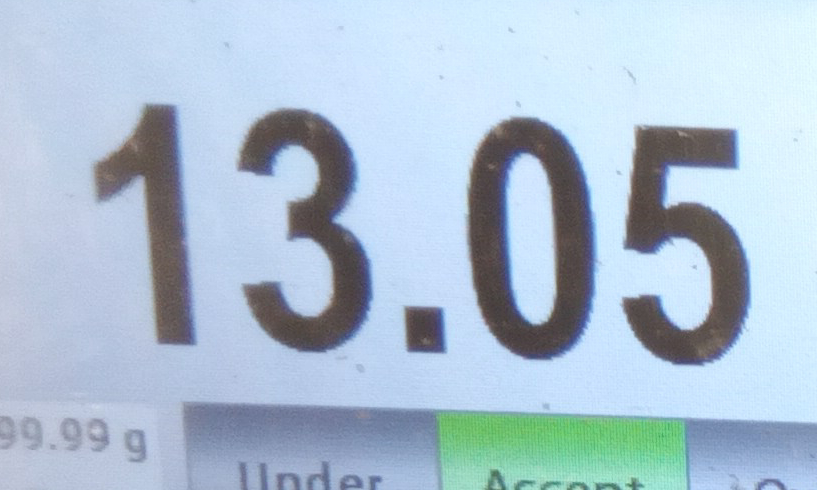
#> input picture miscellaneous_research_attempts/fourier_opencv_example/sipaimages/test/10.jpg, 817 x 490 px; its folder holds only this picture in this run
$ jupyter execute fourier_opencv_test.ipynb
#> lines starting #> are read from the running program, lines starting #| are printed output that depends on the picture
[cell 1]
import cv2
import numpy as  np
import glob
from matplotlib import pyplot as plt

[cell 2]
# Function to show an image using pyplot
def show_img(img, size=12):
  fig = plt.gcf()
  fig.set_size_inches(size, size)
  plt.axis("off")
  # plt.imshow(cv2.cvtColor(img, cv2.COLOR_BGR2RGB))
  plt.imshow(img)
  plt.show()

[cell 3]
# list_images = glob.iglob("./letters/*")
list_images = glob.iglob("./sipaimages/test/*")

[cell 4]
for image_title in list_images:
    print(image_title)
    img = cv2.imread(image_title, cv2.IMREAD_GRAYSCALE)
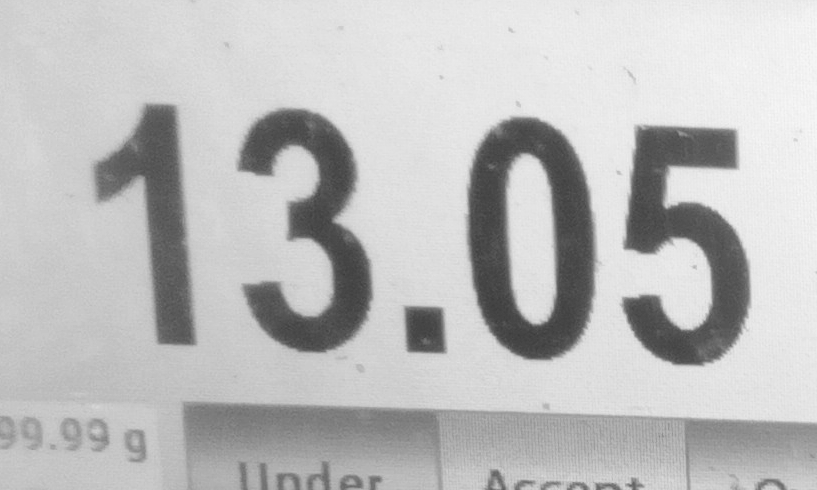
#> img: shape (490, 817); min 59, max 249, mean 189.4
    f = np.fft.fft2(img)
    fshift = np.fft.fftshift(f)
    magnitude_spectrum = 20*np.log(np.abs(fshift))
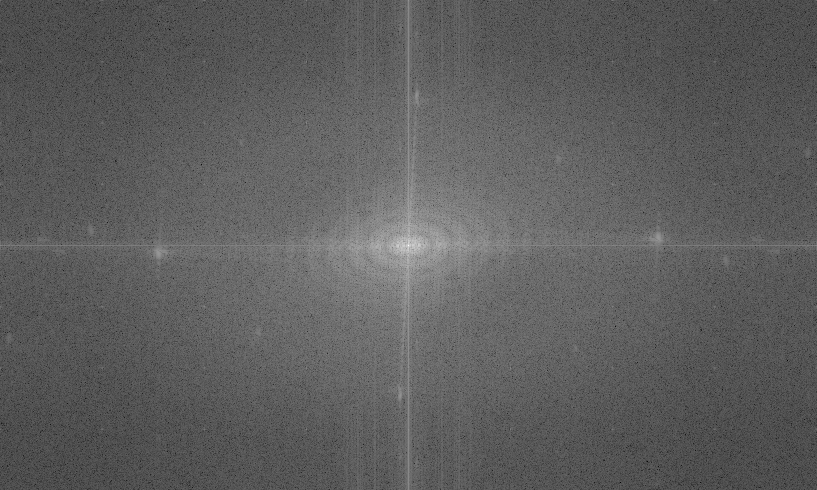
#> magnitude_spectrum: shape (490, 817) float64; min 5.67, max 362.9, mean 137.3; drawn with min black and max white
    magnitude_spectrum = np.asarray(magnitude_spectrum, dtype=np.uint8)
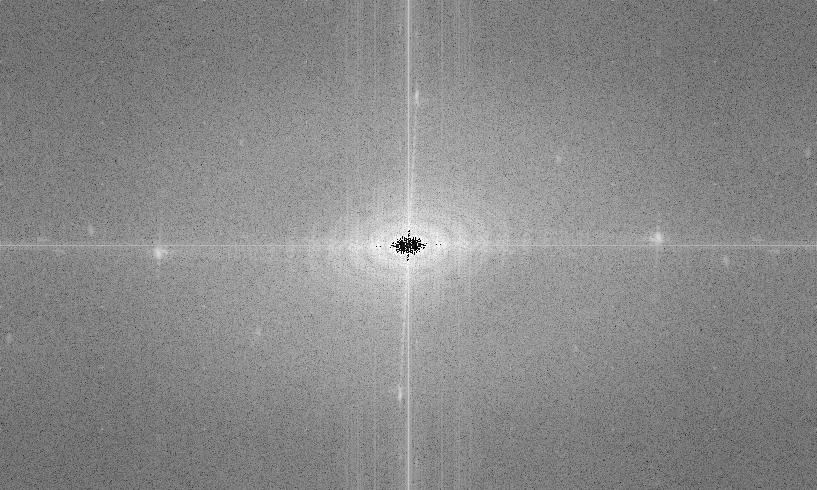
#> magnitude_spectrum: shape (490, 817); min 0, max 255, mean 136.6
    img_and_magnitude = np.concatenate((img, magnitude_spectrum), axis=1)
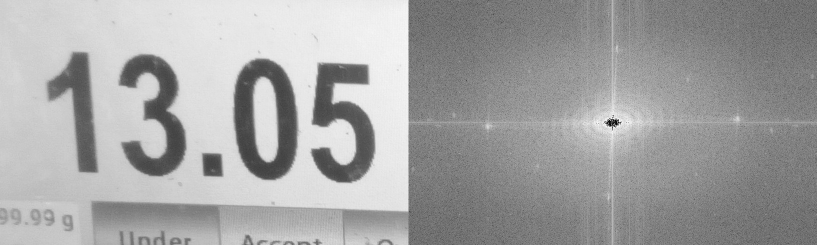
#> img_and_magnitude: shape (490, 1634) (shown at 1/2 size); min 0, max 255, mean 163

    show_img(img_and_magnitude, 5)

$ run again, on miscellaneous_research_attempts/fourier_opencv_example/sipaimages/test/26.jpg
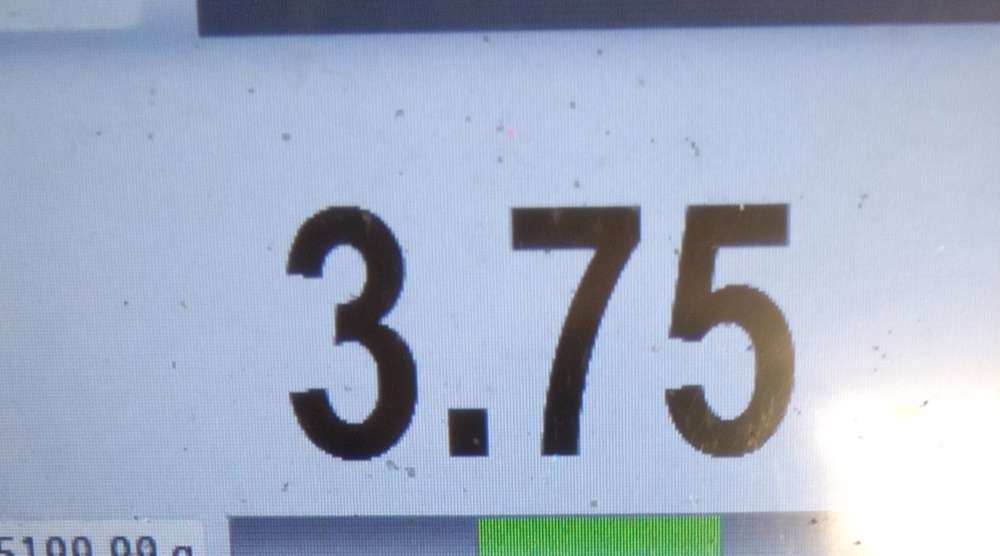
#> input picture miscellaneous_research_attempts/fourier_opencv_example/sipaimages/test/26.jpg, 1000 x 556 px, shrunk from 1468 x 816 before the run
#> `magnitude_spectrum = np.asarray(magnitude_spectrum, dtype=np.uint8)`:
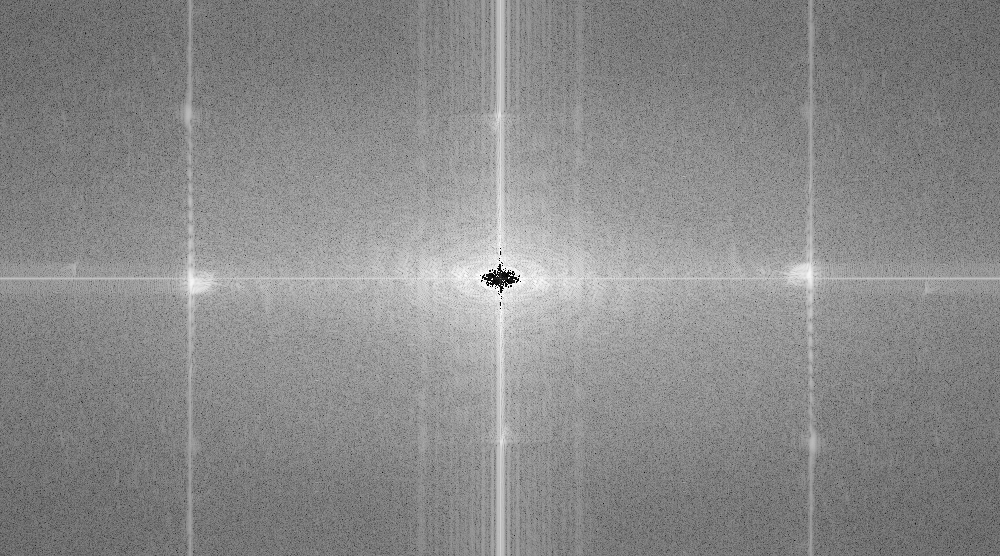
#> magnitude_spectrum: shape (556, 1000); min 0, max 255, mean 137.8
#> `img_and_magnitude = np.concatenate((img, magnitude_spectrum), axis=1)`:
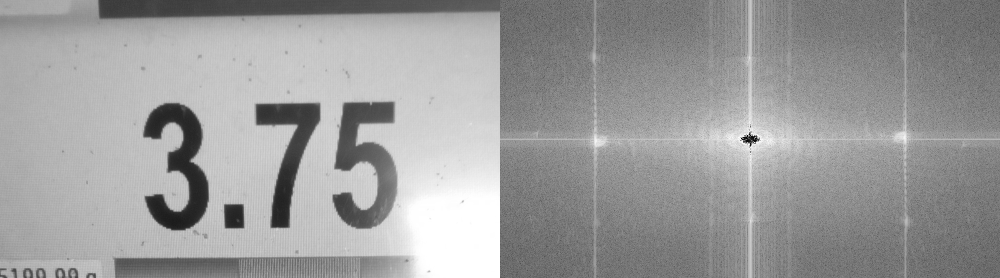
#> img_and_magnitude: shape (556, 2000) (shown at 1/2 size); min 0, max 255, mean 155.9

$ run again, on miscellaneous_research_attempts/fourier_opencv_example/sipaimages/test/12.jpg
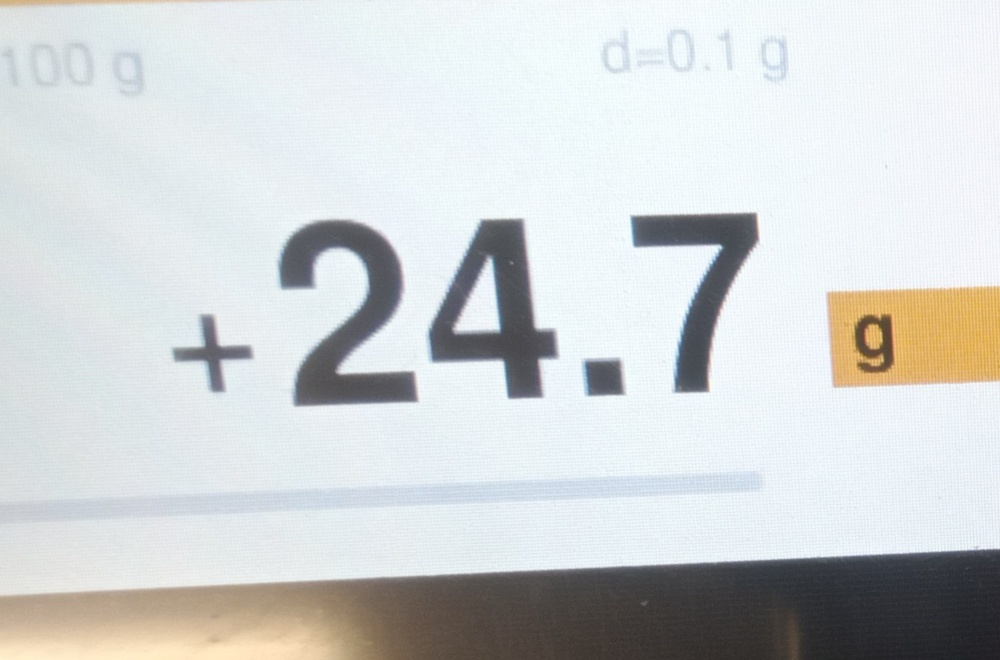
#> input picture miscellaneous_research_attempts/fourier_opencv_example/sipaimages/test/12.jpg, 1000 x 660 px, shrunk from 1304 x 860 before the run
#> `magnitude_spectrum = np.asarray(magnitude_spectrum, dtype=np.uint8)`:
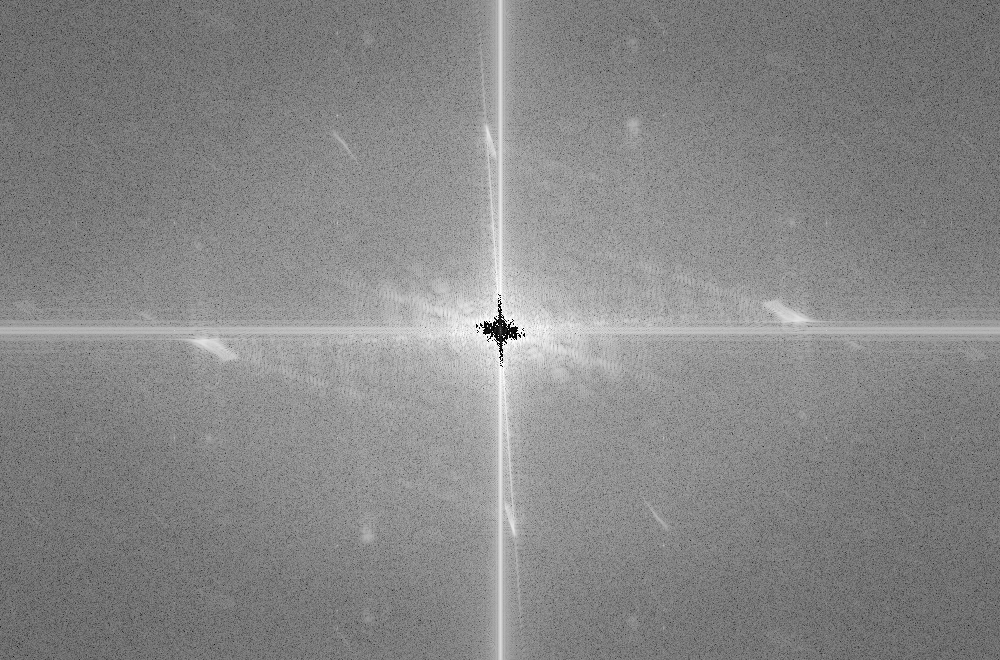
#> magnitude_spectrum: shape (660, 1000); min 0, max 255, mean 135.2
#> `img_and_magnitude = np.concatenate((img, magnitude_spectrum), axis=1)`:
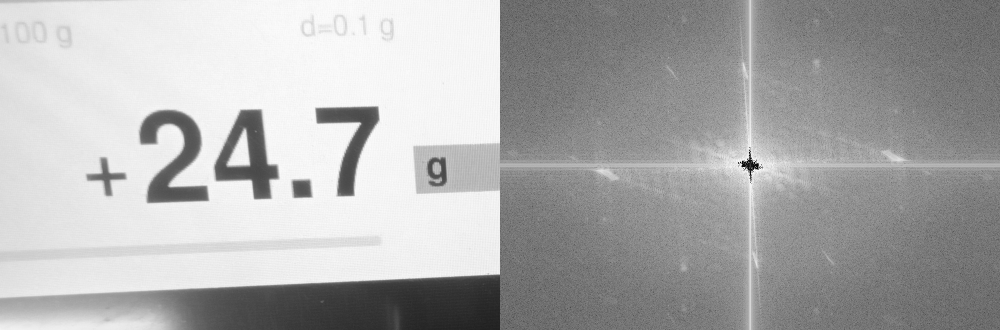
#> img_and_magnitude: shape (660, 2000) (shown at 1/2 size); min 0, max 255, mean 172.6
